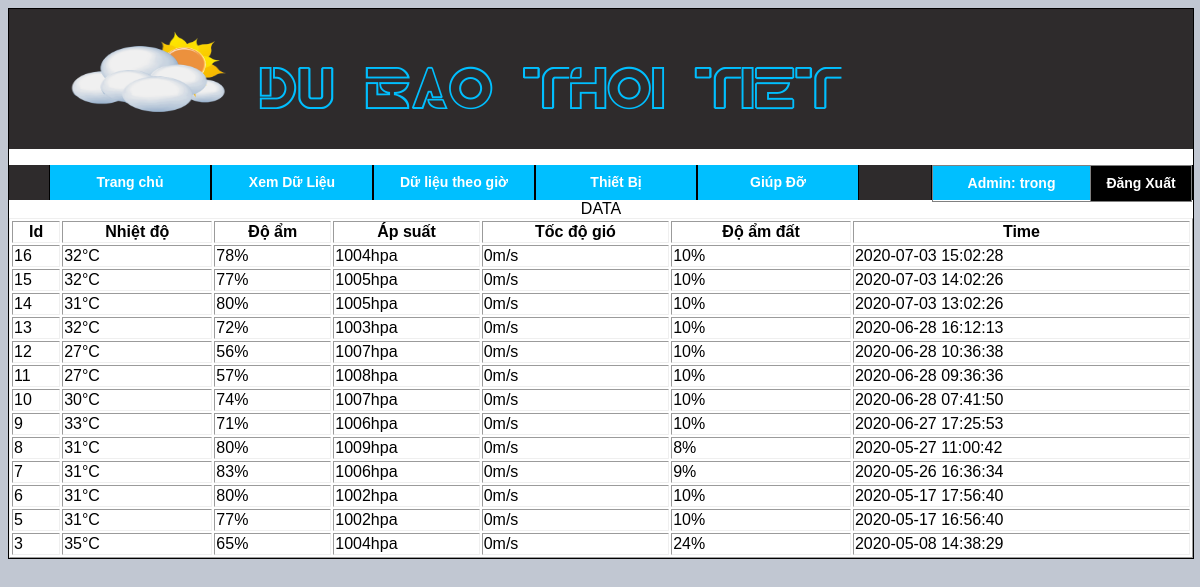
/datawithhour.php (signed in), run on the app's committed database.
### tables this page shows
CREATE TABLE `filterdata` (
  `id` int(6) UNSIGNED NOT NULL,
  `value1` varchar(30) DEFAULT NULL,
  `value2` varchar(30) DEFAULT NULL,
  `value3` varchar(10) DEFAULT NULL,
  `value4` varchar(10) DEFAULT NULL,
  `value5` varchar(10) DEFAULT NULL,
  `reading_time` datetime DEFAULT NULL
);

### datawithhour.php (the view, shortened to what this page needs)
    <?php
    require "header.php";
    require "database.php";
    $sql = "SELECT id, value1, value2, value3, value4, value5, reading_time FROM FilterData ORDER BY id DESC";
    echo "<table border = '1' width = '100%'>";
    echo "<caption>DATA</caption>";
    echo "<TR>
    <TH>Id</TH>
    <TH>Nhiệt độ</TH>
    <TH>Độ ẩm</TH>
    <TH>Áp suất</TH>
    <TH>Tốc độ gió</TH>
    <TH>Độ ẩm đất</TH>
     <TH>Time</TH>
    </TR>";
    if ($result = $conn->query($sql)) {
        while ($row = $result->fetch_assoc()) {
            $row_id = $row["id"];
            $row_value1 = $row["value1"];
            $row_value2 = $row["value2"];
            $row_value3 = $row["value3"];
            $row_value4 = $row["value4"];
            $row_value5 = $row["value5"];
            $row_reading_time = $row["reading_time"];
            echo '<tr>
                    <td>' . $row_id . '</td>
                    <td>' . $row_value1 . '°C' . '</td>
                    <td>' . $row_value2 . '%' . '</td>
                    <td>' . $row_value3 . 'hpa' . '</td>
                    <td>' . $row_value4 . 'm/s ' . '</td>
                    <td>' . $row_value5 . '%' . '</td>
                    <td>' . $row_reading_time . '</td>
                  </tr>';
        }
    }
?>

### css/index.css (style rules this page uses)
body { font-family: Arial, "Time New Roman", sans-serif; font-size: 16px; background-color: #c1c7d2; }
table { margin: 0 auto; border-color: #efefef; }

### data on the page
filterdata: id "16", value1 "32", value2 "78", value3 "1004", value4 "0", value5 "10", reading_time "2020-07-03 15:02:28"
filterdata: id "15", value1 "32", value2 "77", value3 "1005", value4 "0", value5 "10", reading_time "2020-07-03 14:02:26"
filterdata: id "14", value1 "31", value2 "80", value3 "1005", value4 "0", value5 "10", reading_time "2020-07-03 13:02:26"
filterdata: id "13", value1 "32", value2 "72", value3 "1003", value4 "0", value5 "10", reading_time "2020-06-28 16:12:13"
filterdata: id "12", value1 "27", value2 "56", value3 "1007", value4 "0", value5 "10", reading_time "2020-06-28 10:36:38"
filterdata: id "11", value1 "27", value2 "57", value3 "1008", value4 "0", value5 "10", reading_time "2020-06-28 09:36:36"
filterdata: id "10", value1 "30", value2 "74", value3 "1007", value4 "0", value5 "10", reading_time "2020-06-28 07:41:50"
filterdata: id "9", value1 "33", value2 "71", value3 "1006", value4 "0", value5 "10", reading_time "2020-06-27 17:25:53"
filterdata: id "8", value1 "31", value2 "80", value3 "1009", value4 "0", value5 "8", reading_time "2020-05-27 11:00:42"
filterdata: id "7", value1 "31", value2 "83", value3 "1006", value4 "0", value5 "9", reading_time "2020-05-26 16:36:34"
filterdata: id "6", value1 "31", value2 "80", value3 "1002", value4 "0", value5 "10", reading_time "2020-05-17 17:56:40"
filterdata: id "5", value1 "31", value2 "77", value3 "1002", value4 "0", value5 "10", reading_time "2020-05-17 16:56:40"
filterdata: id "3", value1 "35", value2 "65", value3 "1004", value4 "0", value5 "24", reading_time "2020-05-08 14:38:29"

### other printed values
$_SESSION['name'] "trong"
